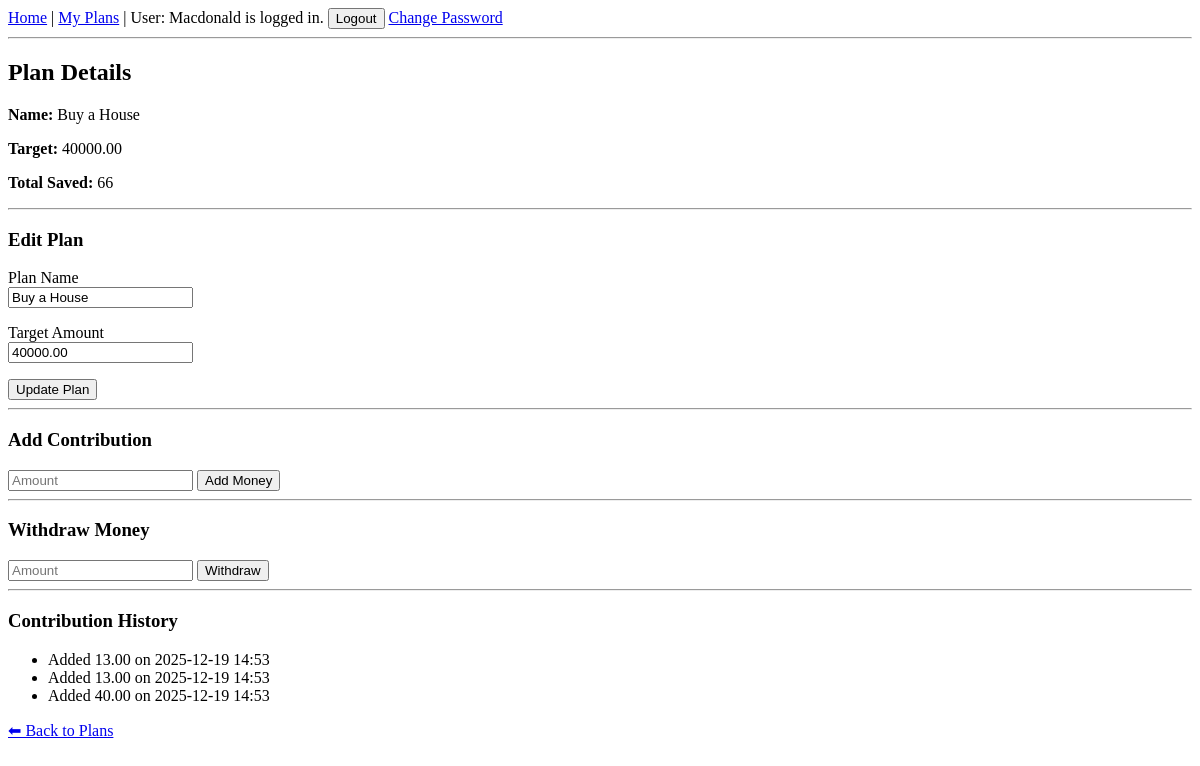
Before: /api/plans/6/ (signed in) with the older database file.
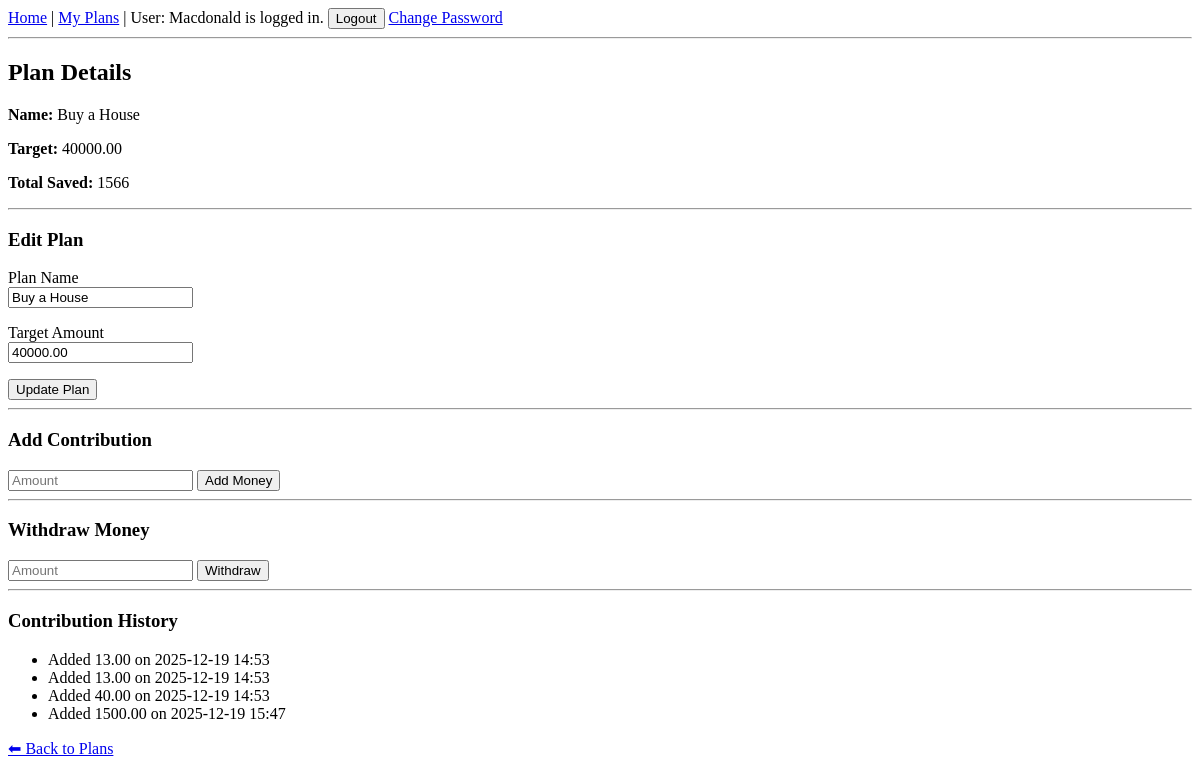
After: the same page with the newer database file.
### savings/models.py (models this page shows, shortened)
class SavingPlan(models.Model):
    FREQUENCY_CHOICES = [
        ('daily', 'Daily'),
        ('weekly', 'Weekly'),
        ('monthly', 'Monthly'),
    ]
    user = models.ForeignKey(User, on_delete=models.CASCADE, related_name='saving_plans')
    name = models.CharField(max_length=100)
    target_amount = models.DecimalField(max_digits=10, decimal_places=2)
    start_date = models.DateField()
    end_date = models.DateField()
    frequency = models.CharField(max_length=10, choices=FREQUENCY_CHOICES)
    target_per_period = models.DecimalField(max_digits=10, decimal_places=2)
    created_at = models.DateTimeField(auto_now_add=True)
    def total_saved(self):
        total = self.contributions.aggregate(
            total=Sum('amount')
        )['total']
        return total or 0

class Contribution(models.Model):
    saving_plan = models.ForeignKey(
        SavingPlan,
        on_delete=models.CASCADE,
        related_name='contributions'
    )
    amount = models.DecimalField(max_digits=10, decimal_places=2)
    created_at = models.DateTimeField(auto_now_add=True)

### savings/views.py (the view, shortened to what this page needs)
# urls.py: path('plans/<int:plan_id>/', plan_detail, name='plan_detail'),
@login_required
def plan_detail(request, plan_id):
    plan = get_object_or_404(SavingPlan, id=plan_id, user=request.user)
    if request.method == 'POST' and 'amount' in request.POST:
        Contribution.objects.create(
            saving_plan=plan,
            amount=request.POST.get('amount')
        )
        return redirect('plan_detail', plan_id=plan.id)
    contributions = Contribution.objects.filter(saving_plan=plan)
    return render(request, 'savings/plan_detail.html', {
        'plan': plan,
        'contributions': contributions
    })

### templates/savings/plan_detail.html (shortened to what this page needs)
{% extends "base.html" %}
{% block content %}
<h2>Plan Details</h2>
<p><strong>Name:</strong> {{ plan.name }}</p>
<p><strong>Target:</strong> {{ plan.target_amount }}</p>
<p><strong>Total Saved:</strong> {{ plan.total_saved }}</p>
<hr>
<h3>Edit Plan</h3>
<form method="post">
  <p>
    <label>Plan Name</label><br>
    <input type="text" name="name" value="{{ plan.name }}">
  </p>
  <p>
    <label>Target Amount</label><br>
    <input type="number" step="0.01" name="target_amount" value="{{ plan.target_amount }}">
  </p>
  <button type="submit">Update Plan</button>
</form>
<hr>
<h3>Add Contribution</h3>
<form method="post">
  <input type="number" step="0.01" name="amount" placeholder="Amount" required>
  <button type="submit">Add Money</button>
</form>
<hr>
<h3>Withdraw Money</h3>
<form method="post">
  <input type="number" step="0.01" name="withdraw_amount" placeholder="Amount" required>
  <button type="submit">Withdraw</button>
</form>
<hr>
<h3>Contribution History</h3>
<ul>
  {% for contribution in contributions %}
    <li>
      {% if contribution.amount < 0 %}
        Withdrawn {{ contribution.amount|cut:"-" }}
      {% else %}
        Added {{ contribution.amount }}
      {% endif %}
      on {{ contribution.created_at|date:"Y-m-d H:i" }}
    </li>
  {% empty %}
    <li>No transactions yet.</li>
  {% endfor %}
</ul>
<a href="{% url 'plans' %}">⬅ Back to Plans</a>
{% endblock %}

Changed rows visible on the page:
computed for SavingPlan "Buy a House": total_saved "66" → "1566"
added Contribution: amount "1500.00", created_at "2025-12-19 15:47"
